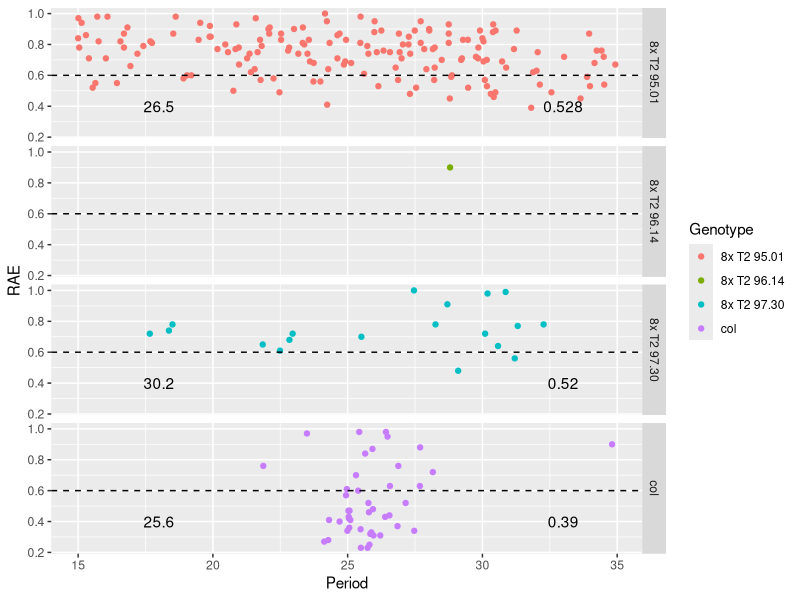

R code for this plot:
## ---- chunk 1
library(tidyverse)
## ---- chunk 2
Dull560_luc <- read.csv("Dull 560_All_Results.csv")
head(Dull560_luc)
## ---- chunk 3
brass_output <- Dull560_luc %>% select(Region:RAE)
summary(brass_output)
## ---- chunk 4
# filter for plants with RAE <= 0.6
rhythmic <- brass_output %>% filter(RAE <= 0.6)
summary(rhythmic)
# calculate mean period per genotype
mean_per <- rhythmic %>% group_by(Genotype) %>% 
  summarise(mean(Period), mean(RAE))
mean_per
colnames(mean_per) <- c("Genotype", "per", "rae")
# round numbers 
mean_per <- mean_per %>% mutate(
  per_round = signif(per, 3),
  rae_round = signif(rae, 3)
)

ggplot(brass_output) + 
  geom_point(aes(Period, RAE, color = Genotype)) + 
  facet_grid(Genotype ~ .) + 
  geom_hline(aes(yintercept = 0.6), linetype = "dashed") + 
  geom_text(data = mean_per, aes(x = 18, y = 0.4, label = per_round), color = "black") + 
  geom_text(data = mean_per, aes(x = 33, y = 0.4, label = rae_round), color = "black")
